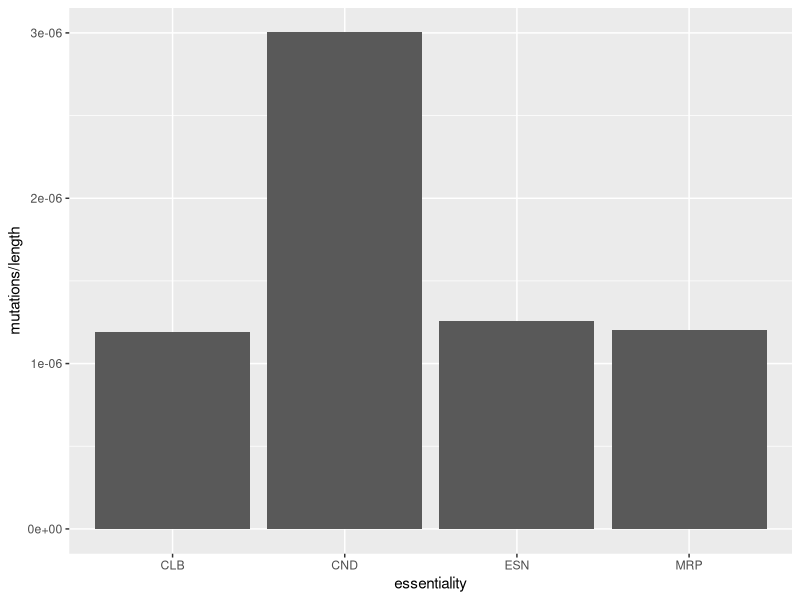

This chart was generated by the following R code:
library(data.table)
library(ggplot2)

# gene level data contains epigenomic, functional, and mutation data for coding regions of each gene
#gene_data<-fread("data/gene_level_data.csv")
gene_data<-fread("data/gene_level_data.mut_counts.csv")

# we can examine for example, mutation rates in essential vs non-essential functional categories of genes
#mutation_essentiality<-gene_data[essentiality!="" ,.(mutations=sum((SNV+InDel)*`CDS length`), length=sum(`CDS length`)), by=.(essentiality)]
#mutation_essentiality<-gene_data[essentiality!="" ,.(mutations=sum(`Monroe CDS Count`), length=sum(`Local CDS length`)), by=.(essentiality)]
#mutation_essentiality<-gene_data[essentiality!="" ,.(mutations=sum(`Monroe intron Count`), length=sum(`Local Intron length`)), by=.(essentiality)]
#mutation_essentiality<-gene_data[essentiality!="" ,.(mutations=sum(`Weng CDS Count`), length=sum(`Local CDS length`)), by=.(essentiality)]
#mutation_essentiality<-gene_data[essentiality!="" ,.(mutations=sum(`Weng intron Count`), length=sum(`Local Intron length`)), by=.(essentiality)]
#mutation_essentiality<-gene_data[essentiality!="" ,.(mutations=sum(`Monroe INDEL Count`), length=sum(`Overall length`)), by=.(essentiality)]
mutation_essentiality<-gene_data[essentiality!="" ,.(mutations=sum(`Weng INDEL Count`), length=sum(`Overall length`)), by=.(essentiality)]



ggplot(mutation_essentiality, aes(x=essentiality, y=mutations/length))+
  geom_bar(stat="identity")
  